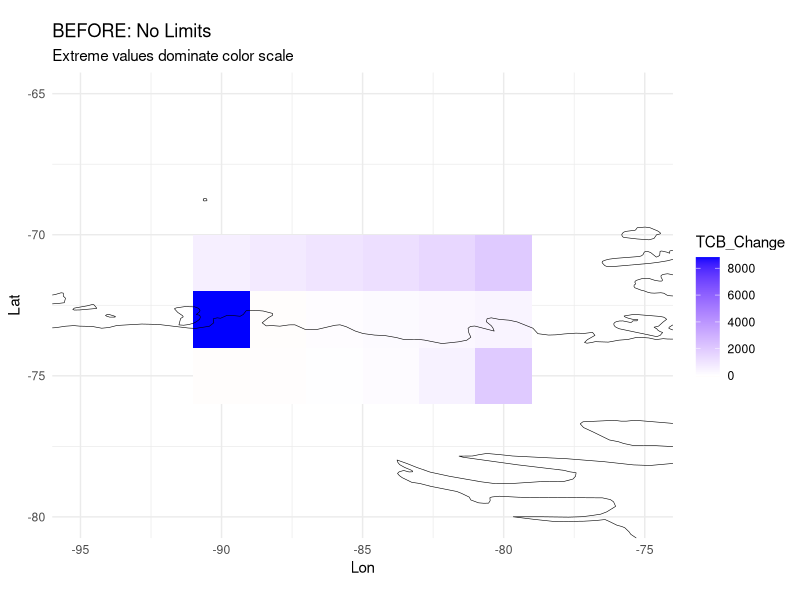
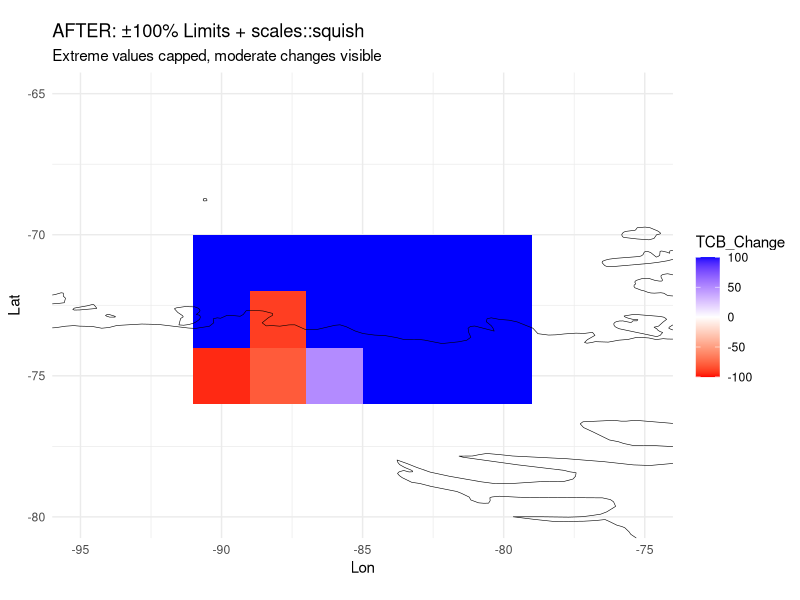

Recreate these plots in R, in order.
# Test the archived project's approach with extreme values
library(tidyverse)
library(ggplot2)
library(scales)
library(maps)

# Load world map
world_map <- map_data("world")

# Create sample data with extreme percentage changes (like our diagnostic found)
set.seed(123)
test_data <- expand.grid(
  Lon = seq(-90, -80, by = 2),
  Lat = seq(-75, -70, by = 2)
) %>%
  mutate(
    # Create some extreme changes similar to what we found
    TCB_Change = c(-95, -80, 50, 150, 500, 2000, 8814, -90, 100, 200, 300, 400, 
                   600, 800, 1000, 1200, 1500, 2000, 3000, 4000, 5000, 6000, 
                   7000, 8000, 200, 300, 400, 500, 600, 700, 800, 900, 1000, 1100, 1200, 1300)[1:n()]
  )

cat("Test data TCB_Change range:", min(test_data$TCB_Change), "to", max(test_data$TCB_Change), "\n")

# Approach 1: No limits (original problematic approach)
p1 <- ggplot() +
  geom_tile(data = test_data, aes(x = Lon, y = Lat, fill = TCB_Change)) +
  geom_polygon(data = world_map, aes(x = long, y = lat, group = group), 
               fill = NA, color = "black", linewidth = 0.2) +
  scale_fill_gradient2(low = "red", mid = "white", high = "blue", midpoint = 0) +
  coord_fixed(ratio = 1, xlim = c(-95, -75), ylim = c(-80, -65)) +
  labs(title = "BEFORE: No Limits", subtitle = "Extreme values dominate color scale") +
  theme_minimal()

# Approach 2: Archived project approach (±100% limits + oob squish)
p2 <- ggplot() +
  geom_tile(data = test_data, aes(x = Lon, y = Lat, fill = TCB_Change)) +
  geom_polygon(data = world_map, aes(x = long, y = lat, group = group), 
               fill = NA, color = "black", linewidth = 0.2) +
  scale_fill_gradient2(low = "red", mid = "white", high = "blue", midpoint = 0,
                       limits = c(-100, 100), oob = scales::squish) +
  coord_fixed(ratio = 1, xlim = c(-95, -75), ylim = c(-80, -65)) +
  labs(title = "AFTER: ±100% Limits + scales::squish", 
       subtitle = "Extreme values capped, moderate changes visible") +
  theme_minimal()

# Save comparison
ggsave("Figures/Spatial_Biomass/extreme_values_comparison_before.png", p1, 
       width = 10, height = 6, dpi = 300)
ggsave("Figures/Spatial_Biomass/extreme_values_comparison_after.png", p2, 
       width = 10, height = 6, dpi = 300)

cat("Comparison plots saved:\n")
cat("- Before: Figures/Spatial_Biomass/extreme_values_comparison_before.png\n")
cat("- After: Figures/Spatial_Biomass/extreme_values_comparison_after.png\n")
cat("\nUsing archived project approach: ±100% limits with oob = scales::squish\n")
